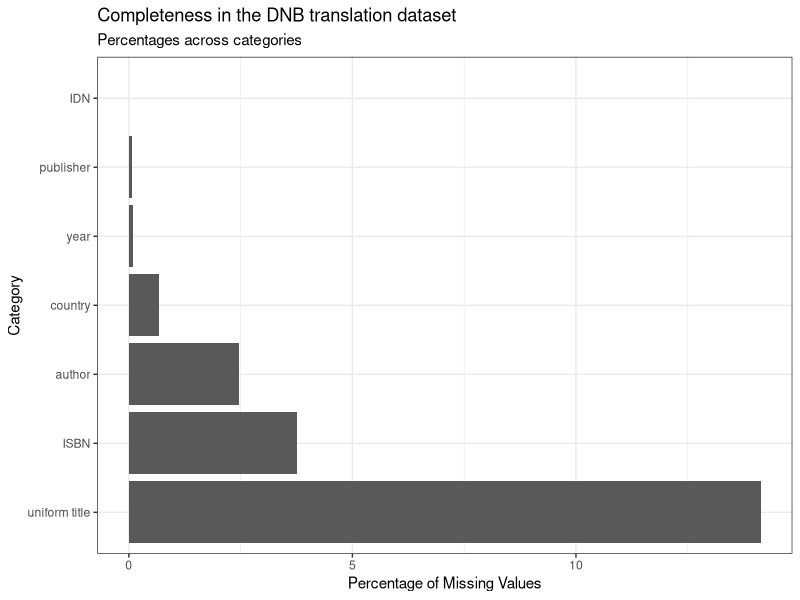
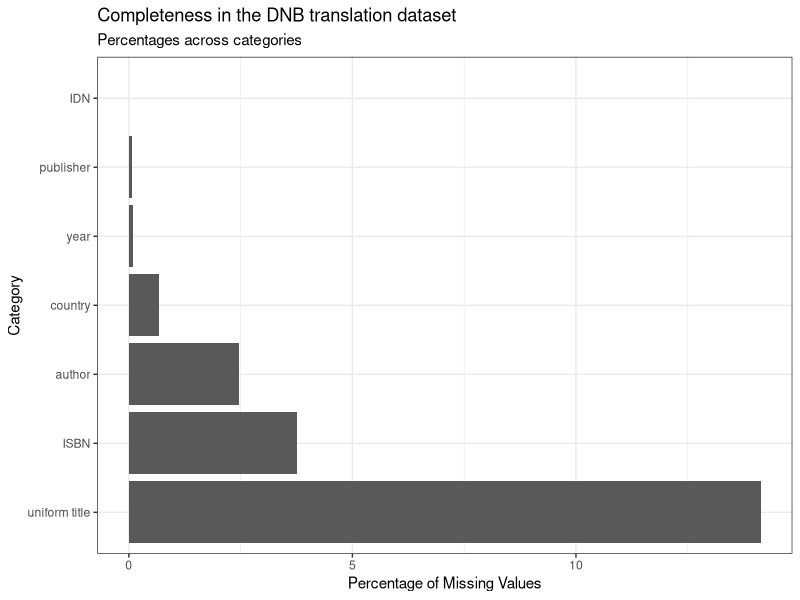

The R script that drew these images, in order: (Note: this script raises an error after producing the figures.)
### Data Quality of Auslandsastriaca translations in the ONB###
##Author: Lisa Teichmann 
##Date: 19 January 2024
##Data extraction: The following links have been used to query the catalogue for Auslandsaustriaca before and after 2009
##after 2009: https://obv-at-oenb.alma.exlibrisgroup.com/view/sru/43ACC_ONB?version=1.2&query=alma.national_bibliography_number=OeBC%20and%20alma.local_field_970=56%20and%20alma.%20main_pub_date%3E2009&operation=searchRetrieve
##before 2009: https://obv-at-oenb.alma.exlibrisgroup.com/view/sru/43ACC_ONB?version=1.2&query=alma.national_bibliography_number=OeBC%20and%20alma.local_field_970=56%20and%20alma.%20main_pub_date%3C2009&operation=searchRetrieve
##Data filtering: Data has been filtered for records that include the MARC field 41/h (original language)

#Load packages
#install.packages(c("ggplot2", "dplyr", "gridExtra", "stringr", "readxl"))
library(dplyr)
library(gridExtra)
library(stringr)
library(readxl)
library(ggplot2)

#Import master tables extracted from ONB from Python script
onbtrans_before2009<-read.csv("scripts/290424_onb_trans_before2009.csv", header=T,row.names=NULL,sep=",")
onbtrans_after2009<-read.csv("scripts/290424_onb_trans_after2009.csv", header=T,row.names=NULL,sep=",")

#Clean columns
onbtrans_before2009$IDN <-as.factor(onbtrans_before2009$IDN)
onbtrans_after2009$IDN <-as.factor(onbtrans_after2009$IDN)
onbtrans_before2009[1] <- NULL 
onbtrans_after2009[1] <- NULL

#append to one table
onbtrans <- rbind(onbtrans_before2009, onbtrans_after2009)

#Check for duplicates
sum(duplicated(onbtrans)=="TRUE")

#Check missing values
creator_perc <- (sum(onbtrans$author=="fail")/nrow(onbtrans))*100
publisher_perc<- (sum(onbtrans$publisher=="fail")/nrow(onbtrans))*100
country_perc<- (sum(onbtrans$country=="fail")/nrow(onbtrans))*100
isbn_perc<- (sum(onbtrans$ISBN=="fail")/nrow(onbtrans))*100
unititle_perc<- (sum(onbtrans$uniform.title=="fail")/nrow(onbtrans))*100
year_perc<- (sum(onbtrans$year=="fail")/nrow(onbtrans))*100
idn_perc<- (sum(onbtrans$IDN=="fail")/nrow(onbtrans))*100

### Create new DF with percentages of missing values per variable
na_perc <- data.frame(category = c("author", "publisher", "country", "ISBN", "uniform title", "year", "IDN"),
                      percentage_nas = c(creator_perc, publisher_perc, country_perc, isbn_perc, unititle_perc, year_perc, idn_perc)
)

###Plot percentages of NA
ggplot(na_perc,aes(x= reorder(category,-percentage_nas),percentage_nas))+geom_bar(stat ="identity")+ xlab("Category") + ylab("Percentage of Missing Values")+ labs(title = "Completeness in the DNB translation dataset", subtitle = "Percentages across categories") +coord_flip()+theme_bw()
ggsave("figures/onb_trans_dataquality_completeness.png")

### Clean author column of special characters etc.
View(table(onbtrans$author))
torem <- c("<<von>>", "<<de>>", " ", "-","[0-9]")
onbtrans$author <- gsub(torem, "", onbtrans$author)
onbtrans$author <- gsub("-[0-9]*","", onbtrans$author)
onbtrans$author <- gsub("[0-9]","", onbtrans$author)
str_trim(onbtrans$author)

#check for author name ambiguity
View(table(onbtrans$author))

## count unique author names
length(unique(onbtrans$author))
#finding: returns 747 unique author names, which appear to be coherent

## clean other columns
onbtrans$title <- gsub("<<","", onbtrans$title)
onbtrans$title <- gsub(">>","", onbtrans$title)

onbtrans$year <- gsub("\\[|\\]", "", onbtrans$year)
onbtrans$year <- gsub("\\D+", " ", onbtrans$year)
onbtrans$year <- str_remove(onbtrans$year, "(?<=\\d{4}).*")
onbtrans$year <- str_remove(onbtrans$year, ".*(?=\\d{4})")

View(table(onbtrans$year))

write.csv(onbtrans, "data/020524_onb_trans_clean.csv")

###Match onb with dnb by author name

###Match onb with dnb by isbn






